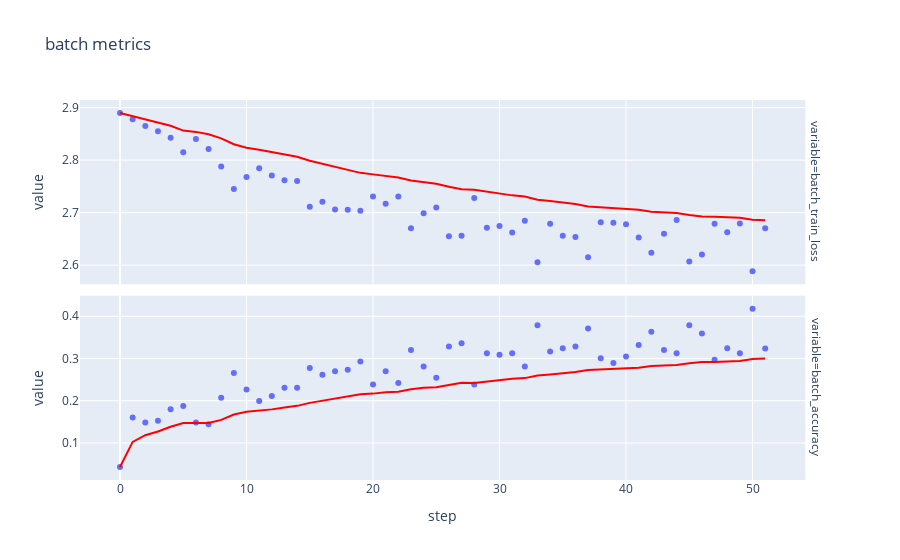
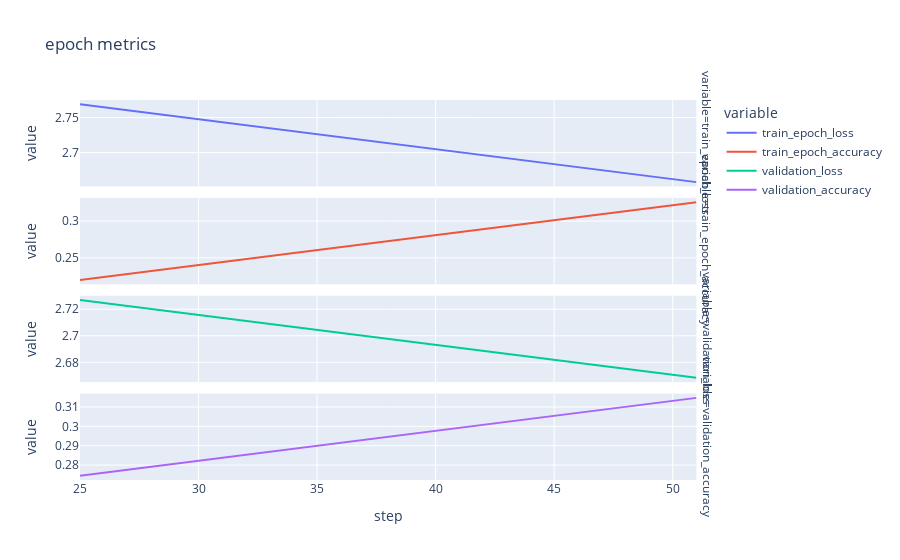
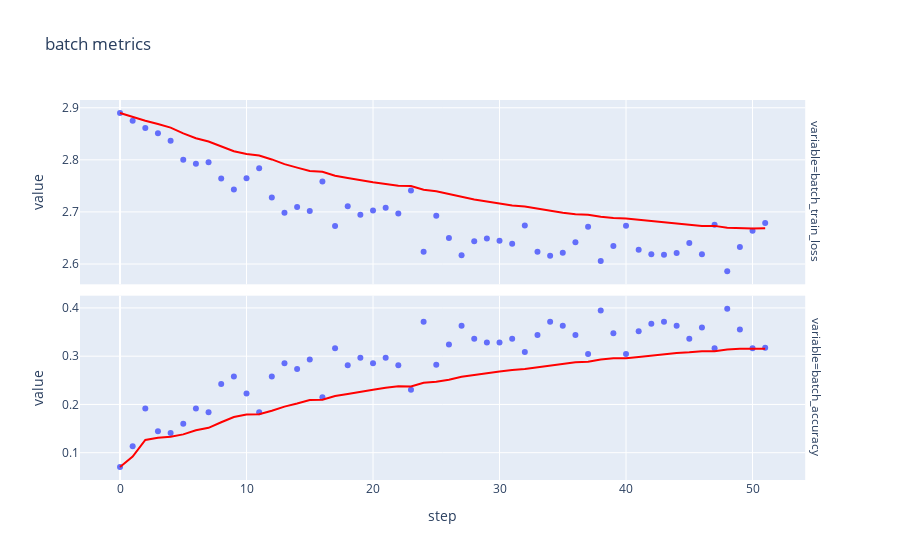
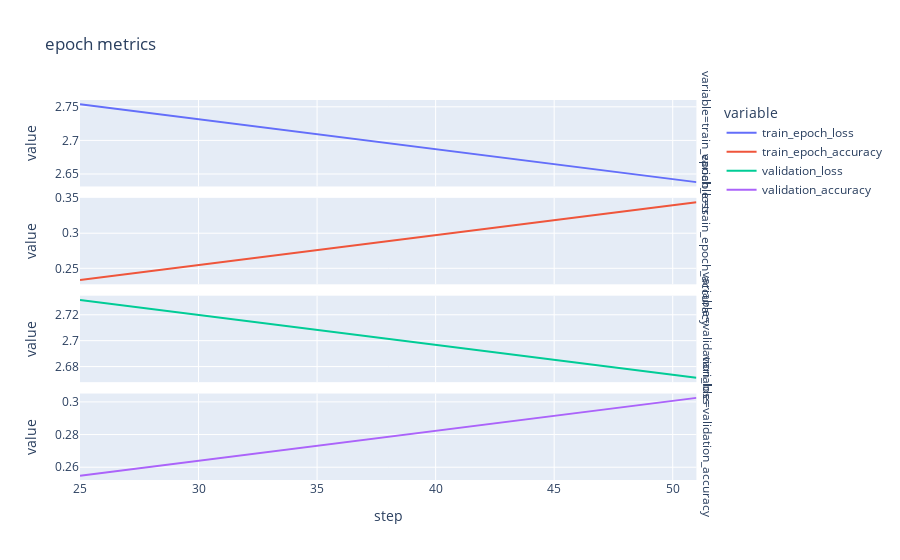

Notebook source saved alongside these figures, in order:
### Markdown cell above
## Cross validation training

### Code cell
# How many folds do we train the model on ?
NB_CROSS_VALIDATIONS = 2
fold_patterns = join(dataset_path, "preprocessed_dataset", "fold*")
fold_pths = glob(fold_patterns)[:NB_CROSS_VALIDATIONS]
all_training_metrics = {}

for fold_idx, fold_pth in enumerate(fold_pths, 1):
    print("training:", fold_idx)
    train_dataset = CMIDataset(fold_pth, "train")
    print(train_dataset[0][0].shape, train_dataset[0][1].shape)
    train_data_loader = DL(train_dataset, BATCH_SIZE, shuffle=True)
    validation_dataset = CMIDataset(fold_pth, "validation")
    print(validation_dataset[0][0].shape, validation_dataset[0][1].shape)
    validation_data_loader = DL(validation_dataset, BATCH_SIZE, shuffle=False)
    _, training_metrics, _ = mk_model_and_fit(train_data_loader, validation_data_loader)
    all_training_metrics["fold_" + str(fold_idx)] = training_metrics
    plt_training_metrics(training_metrics)
    print("=========================")

all_training_metrics = pd.concat(all_training_metrics)

### Figure 1 — Plotly figure (JSON) as saved in the notebook; plotly's stock layout.template omitted (floating-point values rounded to 4 significant figures)
{"data": [{"hovertemplate": "variable=batch_train_loss<br>step=%{x}<br>value=%{y}<extra></extra>", "legendgroup": "", "marker": {"color": "#636efa", "symbol": "circle"}, "mode": "markers", "name": "", "orientation": "v", "showlegend": false, "type": "scatter", "x": [0, 1, 2, 3, 4, 5, 6, 7, 8, 9, 10, 11, 12, 13, 14, 15, 16, 17, 18, 19, 20, 21, 22, 23, 24, 25, 26, 27, 28, 29, 30, 31, 32, 33, 34, 35, 36, 37, 38, 39, 40, 41, 42, 43, 44, 45, 46, 47, 48, 49, 50, 51], "xaxis": "x2", "y": [2.89, 2.878, 2.865, 2.855, 2.843, 2.815, 2.84, 2.821, 2.788, 2.745, 2.768, 2.785, 2.771, 2.762, 2.76, 2.711, 2.721, 2.706, 2.705, 2.704, 2.731, 2.717, 2.731, 2.67, 2.699, 2.71, 2.655, 2.656, 2.728, 2.671, 2.674, 2.662, 2.684, 2.605, 2.679, 2.656, 2.654, 2.615, 2.682, 2.681, 2.678, 2.653, 2.624, 2.66, 2.686, 2.607, 2.62, 2.679, 2.663, 2.679, 2.588, 2.67], "yaxis": "y2"}, {"hovertemplate": "<b>Exponentially Weighted mean trendline</b><br><br>variable=batch_train_loss<br>step=%{x}<br>value=%{y} <b>(trend)</b><extra></extra>", "legendgroup": "", "line": {"color": "red"}, "marker": {"color": "#636efa", "symbol": "circle"}, "mode": "lines", "name": "", "showlegend": false, "type": "scatter", "x": [0, 1, 2, 3, 4, 5, 6, 7, 8, 9, 10, 11, 12, 13, 14, 15, 16, 17, 18, 19, 20, 21, 22, 23, 24, 25, 26, 27, 28, 29, 30, 31, 32, 33, 34, 35, 36, 37, 38, 39, 40, 41, 42, 43, 44, 45, 46, 47, 48, 49, 50, 51], "xaxis": "x2", "y": [2.89, 2.884, 2.877, 2.872, 2.865, 2.856, 2.854, 2.849, 2.842, 2.83, 2.824, 2.82, 2.815, 2.811, 2.806, 2.799, 2.793, 2.787, 2.781, 2.776, 2.773, 2.769, 2.767, 2.761, 2.758, 2.755, 2.749, 2.744, 2.744, 2.74, 2.737, 2.733, 2.731, 2.725, 2.722, 2.719, 2.716, 2.712, 2.71, 2.709, 2.708, 2.705, 2.702, 2.7, 2.699, 2.696, 2.693, 2.692, 2.691, 2.69, 2.686, 2.686], "yaxis": "y2"}, {"hovertemplate": "variable=batch_accuracy<br>step=%{x}<br>value=%{y}<extra></extra>", "legendgroup": "", "marker": {"color": "#636efa", "symbol": "circle"}, "mode": "markers", "name": "", "orientation": "v", "showlegend": false, "type": "scatter", "x": [0, 1, 2, 3, 4, 5, 6, 7, 8, 9, 10, 11, 12, 13, 14, 15, 16, 17, 18, 19, 20, 21, 22, 23, 24, 25, 26, 27, 28, 29, 30, 31, 32, 33, 34, 35, 36, 37, 38, 39, 40, 41, 42, 43, 44, 45, 46, 47, 48, 49, 50, 51], "xaxis": "x", "y": [0.04297, 0.1602, 0.1484, 0.1523, 0.1797, 0.1875, 0.1484, 0.1445, 0.207, 0.2656, 0.2266, 0.1992, 0.2109, 0.2305, 0.2305, 0.2773, 0.2617, 0.2695, 0.2734, 0.293, 0.2383, 0.2695, 0.2422, 0.3203, 0.2812, 0.2543, 0.3281, 0.3359, 0.2383, 0.3125, 0.3086, 0.3125, 0.2812, 0.3789, 0.3164, 0.3242, 0.3281, 0.3711, 0.3008, 0.2891, 0.3047, 0.332, 0.3633, 0.3203, 0.3125, 0.3789, 0.3594, 0.2969, 0.3242, 0.3125, 0.418, 0.3237], "yaxis": "y"}, {"hovertemplate": "<b>Exponentially Weighted mean trendline</b><br><br>variable=batch_accuracy<br>step=%{x}<br>value=%{y} <b>(trend)</b><extra></extra>", "legendgroup": "", "line": {"color": "red"}, "marker": {"color": "#636efa", "symbol": "circle"}, "mode": "lines", "name": "", "showlegend": false, "type": "scatter", "x": [0, 1, 2, 3, 4, 5, 6, 7, 8, 9, 10, 11, 12, 13, 14, 15, 16, 17, 18, 19, 20, 21, 22, 23, 24, 25, 26, 27, 28, 29, 30, 31, 32, 33, 34, 35, 36, 37, 38, 39, 40, 41, 42, 43, 44, 45, 46, 47, 48, 49, 50, 51], "xaxis": "x", "y": [0.04297, 0.1025, 0.1183, 0.1273, 0.1384, 0.1473, 0.1475, 0.1471, 0.1546, 0.1674, 0.1737, 0.1763, 0.1795, 0.184, 0.1878, 0.1949, 0.1999, 0.205, 0.2097, 0.2153, 0.2168, 0.2201, 0.2215, 0.2273, 0.2304, 0.2318, 0.2371, 0.2424, 0.2422, 0.2458, 0.249, 0.2521, 0.2535, 0.2595, 0.2622, 0.2651, 0.268, 0.2727, 0.2739, 0.2746, 0.2759, 0.2783, 0.282, 0.2836, 0.2848, 0.2887, 0.2916, 0.2918, 0.2931, 0.2939, 0.2988, 0.2998], "yaxis": "y"}], "layout": {"annotations": [{"font": {}, "showarrow": false, "text": "variable=batch_accuracy", "textangle": 90, "x": 0.98, "xanchor": "left", "xref": "paper", "y": 0.2425, "yanchor": "middle", "yref": "paper"}, {"font": {}, "showarrow": false, "text": "variable=batch_train_loss", "textangle": 90, "x": 0.98, "xanchor": "left", "xref": "paper", "y": 0.7575, "yanchor": "middle", "yref": "paper"}], "legend": {"tracegroupgap": 0}, "title": {"text": "batch metrics"}, "xaxis": {"anchor": "y", "domain": [0, 0.98], "title": {"text": "step"}}, "xaxis2": {"anchor": "y2", "domain": [0, 0.98], "matches": "x", "showticklabels": false}, "yaxis": {"anchor": "x", "domain": [0, 0.485], "title": {"text": "value"}}, "yaxis2": {"anchor": "x2", "domain": [0.515, 1], "title": {"text": "value"}}}}

### Figure 2 — Plotly figure (JSON) as saved in the notebook; plotly's stock layout.template omitted (floating-point values rounded to 4 significant figures)
{"data": [{"hovertemplate": "variable=train_epoch_loss<br>step=%{x}<br>value=%{y}<extra></extra>", "legendgroup": "train_epoch_loss", "line": {"color": "#636efa", "dash": "solid"}, "marker": {"symbol": "circle"}, "mode": "lines", "name": "train_epoch_loss", "orientation": "v", "showlegend": true, "type": "scatter", "x": [25, 51], "xaxis": "x4", "y": [2.769, 2.658], "yaxis": "y4"}, {"hovertemplate": "variable=train_epoch_accuracy<br>step=%{x}<br>value=%{y}<extra></extra>", "legendgroup": "train_epoch_accuracy", "line": {"color": "#EF553B", "dash": "solid"}, "marker": {"symbol": "circle"}, "mode": "lines", "name": "train_epoch_accuracy", "orientation": "v", "showlegend": true, "type": "scatter", "x": [25, 51], "xaxis": "x3", "y": [0.2198, 0.3259], "yaxis": "y3"}, {"hovertemplate": "variable=validation_loss<br>step=%{x}<br>value=%{y}<extra></extra>", "legendgroup": "validation_loss", "line": {"color": "#00cc96", "dash": "solid"}, "marker": {"symbol": "circle"}, "mode": "lines", "name": "validation_loss", "orientation": "v", "showlegend": true, "type": "scatter", "x": [25, 51], "xaxis": "x2", "y": [2.727, 2.668], "yaxis": "y2"}, {"hovertemplate": "variable=validation_accuracy<br>step=%{x}<br>value=%{y}<extra></extra>", "legendgroup": "validation_accuracy", "line": {"color": "#ab63fa", "dash": "solid"}, "marker": {"symbol": "circle"}, "mode": "lines", "name": "validation_accuracy", "orientation": "v", "showlegend": true, "type": "scatter", "x": [25, 51], "xaxis": "x", "y": [0.2745, 0.3147], "yaxis": "y"}], "layout": {"annotations": [{"font": {}, "showarrow": false, "text": "variable=validation_accuracy", "textangle": 90, "x": 0.98, "xanchor": "left", "xref": "paper", "y": 0.1138, "yanchor": "middle", "yref": "paper"}, {"font": {}, "showarrow": false, "text": "variable=validation_loss", "textangle": 90, "x": 0.98, "xanchor": "left", "xref": "paper", "y": 0.3712, "yanchor": "middle", "yref": "paper"}, {"font": {}, "showarrow": false, "text": "variable=train_epoch_accuracy", "textangle": 90, "x": 0.98, "xanchor": "left", "xref": "paper", "y": 0.6288, "yanchor": "middle", "yref": "paper"}, {"font": {}, "showarrow": false, "text": "variable=train_epoch_loss", "textangle": 90, "x": 0.98, "xanchor": "left", "xref": "paper", "y": 0.8862, "yanchor": "middle", "yref": "paper"}], "legend": {"title": {"text": "variable"}, "tracegroupgap": 0}, "title": {"text": "epoch metrics"}, "xaxis": {"anchor": "y", "domain": [0, 0.98], "title": {"text": "step"}}, "xaxis2": {"anchor": "y2", "domain": [0, 0.98], "matches": "x", "showticklabels": false}, "xaxis3": {"anchor": "y3", "domain": [0, 0.98], "matches": "x", "showticklabels": false}, "xaxis4": {"anchor": "y4", "domain": [0, 0.98], "matches": "x", "showticklabels": false}, "yaxis": {"anchor": "x", "domain": [0, 0.2275], "title": {"text": "value"}}, "yaxis2": {"anchor": "x2", "domain": [0.2575, 0.485], "title": {"text": "value"}}, "yaxis3": {"anchor": "x3", "domain": [0.515, 0.7425], "title": {"text": "value"}}, "yaxis4": {"anchor": "x4", "domain": [0.7725, 1], "title": {"text": "value"}}}}

### Figure 3 — Plotly figure (JSON) as saved in the notebook; plotly's stock layout.template omitted (floating-point values rounded to 4 significant figures)
{"data": [{"hovertemplate": "variable=batch_train_loss<br>step=%{x}<br>value=%{y}<extra></extra>", "legendgroup": "", "marker": {"color": "#636efa", "symbol": "circle"}, "mode": "markers", "name": "", "orientation": "v", "showlegend": false, "type": "scatter", "x": [0, 1, 2, 3, 4, 5, 6, 7, 8, 9, 10, 11, 12, 13, 14, 15, 16, 17, 18, 19, 20, 21, 22, 23, 24, 25, 26, 27, 28, 29, 30, 31, 32, 33, 34, 35, 36, 37, 38, 39, 40, 41, 42, 43, 44, 45, 46, 47, 48, 49, 50, 51], "xaxis": "x2", "y": [2.89, 2.875, 2.861, 2.851, 2.837, 2.8, 2.792, 2.795, 2.764, 2.743, 2.765, 2.784, 2.728, 2.698, 2.71, 2.702, 2.759, 2.673, 2.711, 2.695, 2.703, 2.708, 2.697, 2.741, 2.623, 2.693, 2.65, 2.617, 2.644, 2.649, 2.645, 2.639, 2.674, 2.624, 2.616, 2.622, 2.642, 2.671, 2.606, 2.635, 2.673, 2.627, 2.619, 2.618, 2.621, 2.64, 2.619, 2.675, 2.586, 2.633, 2.664, 2.679], "yaxis": "y2"}, {"hovertemplate": "<b>Exponentially Weighted mean trendline</b><br><br>variable=batch_train_loss<br>step=%{x}<br>value=%{y} <b>(trend)</b><extra></extra>", "legendgroup": "", "line": {"color": "red"}, "marker": {"color": "#636efa", "symbol": "circle"}, "mode": "lines", "name": "", "showlegend": false, "type": "scatter", "x": [0, 1, 2, 3, 4, 5, 6, 7, 8, 9, 10, 11, 12, 13, 14, 15, 16, 17, 18, 19, 20, 21, 22, 23, 24, 25, 26, 27, 28, 29, 30, 31, 32, 33, 34, 35, 36, 37, 38, 39, 40, 41, 42, 43, 44, 45, 46, 47, 48, 49, 50, 51], "xaxis": "x2", "y": [2.89, 2.882, 2.875, 2.869, 2.862, 2.851, 2.842, 2.835, 2.826, 2.817, 2.811, 2.808, 2.801, 2.792, 2.785, 2.778, 2.777, 2.769, 2.765, 2.761, 2.757, 2.754, 2.75, 2.75, 2.742, 2.74, 2.735, 2.728, 2.724, 2.72, 2.716, 2.712, 2.711, 2.706, 2.702, 2.698, 2.696, 2.695, 2.691, 2.688, 2.688, 2.685, 2.682, 2.679, 2.677, 2.675, 2.673, 2.673, 2.67, 2.668, 2.668, 2.668], "yaxis": "y2"}, {"hovertemplate": "variable=batch_accuracy<br>step=%{x}<br>value=%{y}<extra></extra>", "legendgroup": "", "marker": {"color": "#636efa", "symbol": "circle"}, "mode": "markers", "name": "", "orientation": "v", "showlegend": false, "type": "scatter", "x": [0, 1, 2, 3, 4, 5, 6, 7, 8, 9, 10, 11, 12, 13, 14, 15, 16, 17, 18, 19, 20, 21, 22, 23, 24, 25, 26, 27, 28, 29, 30, 31, 32, 33, 34, 35, 36, 37, 38, 39, 40, 41, 42, 43, 44, 45, 46, 47, 48, 49, 50, 51], "xaxis": "x", "y": [0.07031, 0.1133, 0.1914, 0.1445, 0.1406, 0.1602, 0.1914, 0.1836, 0.2422, 0.2578, 0.2227, 0.1836, 0.2578, 0.2852, 0.2734, 0.293, 0.2148, 0.3164, 0.2812, 0.2969, 0.2852, 0.2969, 0.2812, 0.2305, 0.3711, 0.2824, 0.3242, 0.3633, 0.3359, 0.3281, 0.3281, 0.3359, 0.3086, 0.3438, 0.3711, 0.3633, 0.3438, 0.3047, 0.3945, 0.3477, 0.3047, 0.3516, 0.3672, 0.3711, 0.3633, 0.3359, 0.3594, 0.3164, 0.3984, 0.3555, 0.3164, 0.3176], "yaxis": "y"}, {"hovertemplate": "<b>Exponentially Weighted mean trendline</b><br><br>variable=batch_accuracy<br>step=%{x}<br>value=%{y} <b>(trend)</b><extra></extra>", "legendgroup": "", "line": {"color": "red"}, "marker": {"color": "#636efa", "symbol": "circle"}, "mode": "lines", "name": "", "showlegend": false, "type": "scatter", "x": [0, 1, 2, 3, 4, 5, 6, 7, 8, 9, 10, 11, 12, 13, 14, 15, 16, 17, 18, 19, 20, 21, 22, 23, 24, 25, 26, 27, 28, 29, 30, 31, 32, 33, 34, 35, 36, 37, 38, 39, 40, 41, 42, 43, 44, 45, 46, 47, 48, 49, 50, 51], "xaxis": "x", "y": [0.07031, 0.09215, 0.1263, 0.1311, 0.1331, 0.138, 0.1464, 0.1516, 0.163, 0.174, 0.1792, 0.1796, 0.1869, 0.1955, 0.202, 0.2091, 0.2096, 0.2173, 0.2218, 0.2268, 0.2306, 0.2347, 0.2376, 0.2372, 0.2449, 0.247, 0.2512, 0.2572, 0.2614, 0.2648, 0.268, 0.2714, 0.2732, 0.2766, 0.2811, 0.2849, 0.2876, 0.2884, 0.2931, 0.2955, 0.2959, 0.2983, 0.3013, 0.3042, 0.3067, 0.3079, 0.31, 0.3103, 0.3138, 0.3155, 0.3155, 0.3156], "yaxis": "y"}], "layout": {"annotations": [{"font": {}, "showarrow": false, "text": "variable=batch_accuracy", "textangle": 90, "x": 0.98, "xanchor": "left", "xref": "paper", "y": 0.2425, "yanchor": "middle", "yref": "paper"}, {"font": {}, "showarrow": false, "text": "variable=batch_train_loss", "textangle": 90, "x": 0.98, "xanchor": "left", "xref": "paper", "y": 0.7575, "yanchor": "middle", "yref": "paper"}], "legend": {"tracegroupgap": 0}, "title": {"text": "batch metrics"}, "xaxis": {"anchor": "y", "domain": [0, 0.98], "title": {"text": "step"}}, "xaxis2": {"anchor": "y2", "domain": [0, 0.98], "matches": "x", "showticklabels": false}, "yaxis": {"anchor": "x", "domain": [0, 0.485], "title": {"text": "value"}}, "yaxis2": {"anchor": "x2", "domain": [0.515, 1], "title": {"text": "value"}}}}

### Figure 4 — Plotly figure (JSON) as saved in the notebook; plotly's stock layout.template omitted (floating-point values rounded to 4 significant figures)
{"data": [{"hovertemplate": "variable=train_epoch_loss<br>step=%{x}<br>value=%{y}<extra></extra>", "legendgroup": "train_epoch_loss", "line": {"color": "#636efa", "dash": "solid"}, "marker": {"symbol": "circle"}, "mode": "lines", "name": "train_epoch_loss", "orientation": "v", "showlegend": true, "type": "scatter", "x": [25, 51], "xaxis": "x4", "y": [2.754, 2.638], "yaxis": "y4"}, {"hovertemplate": "variable=train_epoch_accuracy<br>step=%{x}<br>value=%{y}<extra></extra>", "legendgroup": "train_epoch_accuracy", "line": {"color": "#EF553B", "dash": "solid"}, "marker": {"symbol": "circle"}, "mode": "lines", "name": "train_epoch_accuracy", "orientation": "v", "showlegend": true, "type": "scatter", "x": [25, 51], "xaxis": "x3", "y": [0.2334, 0.3442], "yaxis": "y3"}, {"hovertemplate": "variable=validation_loss<br>step=%{x}<br>value=%{y}<extra></extra>", "legendgroup": "validation_loss", "line": {"color": "#00cc96", "dash": "solid"}, "marker": {"symbol": "circle"}, "mode": "lines", "name": "validation_loss", "orientation": "v", "showlegend": true, "type": "scatter", "x": [25, 51], "xaxis": "x2", "y": [2.731, 2.671], "yaxis": "y2"}, {"hovertemplate": "variable=validation_accuracy<br>step=%{x}<br>value=%{y}<extra></extra>", "legendgroup": "validation_accuracy", "line": {"color": "#ab63fa", "dash": "solid"}, "marker": {"symbol": "circle"}, "mode": "lines", "name": "validation_accuracy", "orientation": "v", "showlegend": true, "type": "scatter", "x": [25, 51], "xaxis": "x", "y": [0.2548, 0.3025], "yaxis": "y"}], "layout": {"annotations": [{"font": {}, "showarrow": false, "text": "variable=validation_accuracy", "textangle": 90, "x": 0.98, "xanchor": "left", "xref": "paper", "y": 0.1138, "yanchor": "middle", "yref": "paper"}, {"font": {}, "showarrow": false, "text": "variable=validation_loss", "textangle": 90, "x": 0.98, "xanchor": "left", "xref": "paper", "y": 0.3712, "yanchor": "middle", "yref": "paper"}, {"font": {}, "showarrow": false, "text": "variable=train_epoch_accuracy", "textangle": 90, "x": 0.98, "xanchor": "left", "xref": "paper", "y": 0.6288, "yanchor": "middle", "yref": "paper"}, {"font": {}, "showarrow": false, "text": "variable=train_epoch_loss", "textangle": 90, "x": 0.98, "xanchor": "left", "xref": "paper", "y": 0.8862, "yanchor": "middle", "yref": "paper"}], "legend": {"title": {"text": "variable"}, "tracegroupgap": 0}, "title": {"text": "epoch metrics"}, "xaxis": {"anchor": "y", "domain": [0, 0.98], "title": {"text": "step"}}, "xaxis2": {"anchor": "y2", "domain": [0, 0.98], "matches": "x", "showticklabels": false}, "xaxis3": {"anchor": "y3", "domain": [0, 0.98], "matches": "x", "showticklabels": false}, "xaxis4": {"anchor": "y4", "domain": [0, 0.98], "matches": "x", "showticklabels": false}, "yaxis": {"anchor": "x", "domain": [0, 0.2275], "title": {"text": "value"}}, "yaxis2": {"anchor": "x2", "domain": [0.2575, 0.485], "title": {"text": "value"}}, "yaxis3": {"anchor": "x3", "domain": [0.515, 0.7425], "title": {"text": "value"}}, "yaxis4": {"anchor": "x4", "domain": [0.7725, 1], "title": {"text": "value"}}}}
